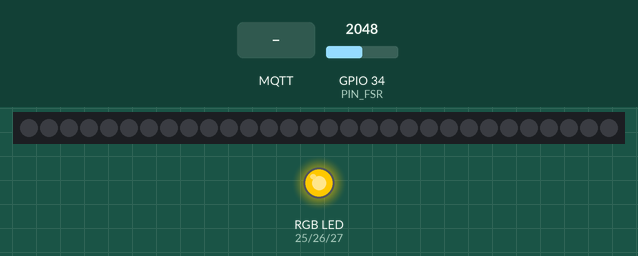
Bench run of a sketch on a simulated ESP32. On the bench: 30 RGB LEDs in strip order, left to right, an RGB LED mixed from three pins (HIGH = lit). The inputs (shaded band) are chosen by the test bench; at power-on: GPIO 34 (PIN_FSR) = 2048. Dim RGB values are drawn brighter than linear; WiFi joins after 1.5 s; servers stay silent unless stated; no MQTT or app messages arrive unless stated.

Above: at 2.7 s.
2.8 s: GPIO 34 (PIN_FSR) set to 1960
At 2.96 s:
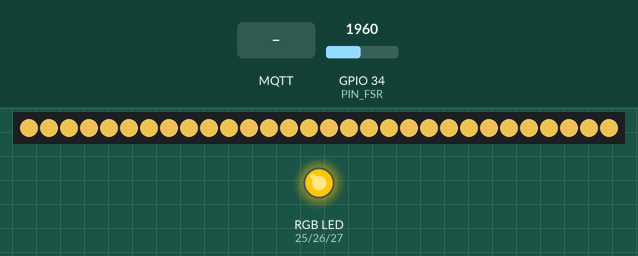
4.6 s: MQTT message "0" arrives on the first subscribed topic
At 5.6 s:
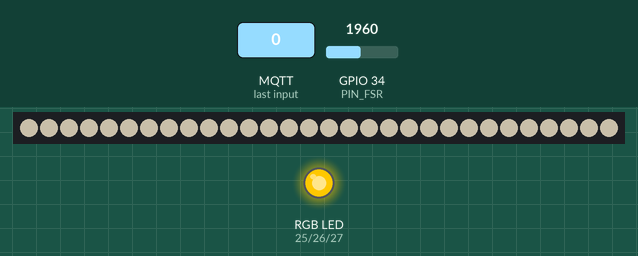
Timing chart, 0 to 7.6 s (numbered marks = the images above; inputs shaded):
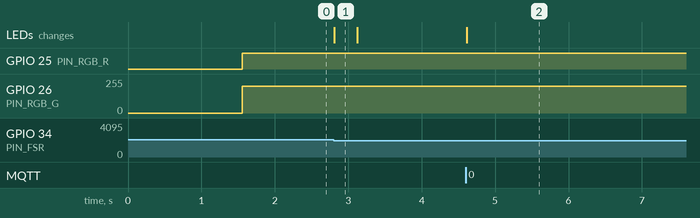

The sketch:

wingedhorse_lamp.ino
```cpp
/*
 * WingedHorse 飞马心情灯 — ESP32 固件
 *
 * 职责：
 *   - 连 WiFi，连 MQTT，订阅 devices/{DEVICE_ID}/effect
 *   - 收到灯效 → 驱动 WS2812B 灯带（主心情灯）
 *   - RGB 三色 LED 作状态点（连接中/在线/离线）
 *   - FSR 压力：短按=确认/切换休养，长按=上报进入休养
 *   - DHT22 温湿度、MAX30102 心率 → 只上传派生标签（不上传原始数值）
 *
 * 依赖（Arduino Library Manager 安装）：
 *   PubSubClient (Nick O'Leary)
 *   ArduinoJson (Benoit Blanchon)
 *   FastLED (Daniel Garcia)
 *   DHT sensor library (Adafruit)
 *   SparkFun MAX3010x Sensor Library（可选，ENABLE_HEART=1 时才需要）
 *
 * 硬件接线（见 hardware/esp32/README.md）
 */

#include <Arduino.h>
#include <WiFi.h>
#include <PubSubClient.h>
#include <ArduinoJson.h>
#include <FastLED.h>

#if ENABLE_DHT
#include <DHT.h>
#endif
#if ENABLE_HEART
#include "MAX30105.h"
#endif

// ==================== 配置（烧录前填写） ====================
const char *WIFI_SSID = "你的WiFi名称";
const char *WIFI_PASS = "你的WiFi密码";

const char *MQTT_HOST = "43.140.245.191";
const uint16_t MQTT_PORT = 1883;
const char *MQTT_USER = "wingedhorse";
const char *MQTT_PASS = "设备专用密码";   // broker 里为每个设备单独建的用户名/密码
const char *DEVICE_ID = "lamp-001";        // 与服务器配对一致

#define ENABLE_DHT 0      // 有 DHT22 时置 1
#define ENABLE_HEART 0    // 有 MAX30102 时置 1
// ============================================================

// ==================== 引脚 ====================
#define PIN_LED_STRIP 18
#define NUM_LEDS 30
#define PIN_RGB_R 25
#define PIN_RGB_G 26
#define PIN_RGB_B 27
#define PIN_FSR 34
#if ENABLE_DHT
#define PIN_DHT 4
#define DHT_TYPE DHT22
#endif

// ==================== 全局状态 ====================
CRGB leds[NUM_LEDS];

enum class Animation { OFF, STEADY, BREATHE, FLOW, RAINBOW };
struct Effect {
  Animation animation = Animation::OFF;
  uint8_t brightness = 0;  // 0-255
  CRGB color = CRGB::Black;
};
Effect currentEffect;
bool restMode = false;

uint32_t lastAnimAt = 0;
uint32_t lastTelemetryAt = 0;
const uint32_t TELEMETRY_INTERVAL_MS = 30000;

#if ENABLE_DHT
DHT dht(PIN_DHT, DHT_TYPE);
#endif
#if ENABLE_HEART
MAX30105 particleSensor;
#endif

WiFiClient wifiClient;
PubSubClient mqtt(wifiClient);

// ==================== 灯效渲染 ====================
CRGB parseColor(const char *hex) {
  long value = strtol(hex + 1, nullptr, 16);  // 跳过 '#'
  return CRGB((value >> 16) & 0xFF, (value >> 8) & 0xFF, value & 0xFF);
}

void fillSolidWithBrightness(CRGB color, uint8_t brightness) {
  color.nscale8_video(brightness);
  fill_solid(leds, NUM_LEDS, color);
  FastLED.show();
}

void renderAnimation() {
  uint32_t now = millis();
  uint8_t base = currentEffect.brightness;
  switch (currentEffect.animation) {
    case Animation::OFF:
      FastLED.clear();
      FastLED.show();
      break;
    case Animation::STEADY:
      fillSolidWithBrightness(currentEffect.color, base);
      break;
    case Animation::BREATHE: {
      float t = (now % 4000UL) / 4000.0f;
      float factor = 0.45f + 0.55f * (0.5f + 0.5f * sinf(t * 2.0f * PI));
      fillSolidWithBrightness(currentEffect.color, (uint8_t)(base * factor));
      break;
    }
    case Animation::FLOW: {
      // 缓慢流动：整体亮度做正弦偏移，不闪不吓人
      float t = (now % 6000UL) / 6000.0f;
      uint8_t offset = (uint8_t)(40 * sinf(t * 2.0f * PI));
      fillSolidWithBrightness(currentEffect.color, constrain(base + offset, 0, 255));
      break;
    }
    case Animation::RAINBOW: {
      // 活泼但克制的多彩渐变
      uint8_t hue = (now / 40) % 255;
      fill_rainbow(leds, NUM_LEDS, hue, 7);
      FastLED.setBrightness(constrain(base, 10, 200));
      FastLED.show();
      break;
    }
  }
}

void setStatusLed(uint8_t r, uint8_t g, uint8_t b) {
  analogWrite(PIN_RGB_R, r);
  analogWrite(PIN_RGB_G, g);
  analogWrite(PIN_RGB_B, b);
}

void updateStatusLed() {
  if (!WiFi.isConnected()) { setStatusLed(0, 0, 0); return; }
  if (!mqtt.connected()) { setStatusLed(0, 0, 255); return; }  // 蓝=连 MQTT 中
  setStatusLed(255, 200, 0);                                    // 金=在线
}

// ==================== MQTT 回调 ====================
void onEffectReceived(char *topic, byte *payload, unsigned int length) {
  StaticJsonDocument<512> doc;
  DeserializationError err = deserializeJson(doc, payload, length);
  if (err) return;

  const char *anim = doc["effect"]["animation"] | "steady";
  const char *colorHex = doc["effect"]["color"] | "#FFF3D6";
  int brightnessPct = doc["effect"]["brightness"] | 40;

  if (strcmp(anim, "off") == 0) currentEffect.animation = Animation::OFF;
  else if (strcmp(anim, "breathe") == 0) currentEffect.animation = Animation::BREATHE;
  else if (strcmp(anim, "flow") == 0) currentEffect.animation = Animation::FLOW;
  else if (strcmp(anim, "rainbow") == 0) currentEffect.animation = Animation::RAINBOW;
  else currentEffect.animation = Animation::STEADY;

  currentEffect.color = parseColor(colorHex);
  currentEffect.brightness = (uint8_t)(brightnessPct * 255 / 100);
  lastAnimAt = millis();
}

// ==================== 遥测（只上传派生标签） ====================
void publishTelemetry() {
  StaticJsonDocument<256> doc;
  doc["deviceId"] = DEVICE_ID;
  doc["online"] = true;

#if ENABLE_DHT
  float t = dht.readTemperature();
  float h = dht.readHumidity();
  if (!isnan(t) && !isnan(h)) {
    JsonObject env = doc.createNestedObject("env");
    env["temperatureC"] = (int)t;
    env["humidityPct"] = (int)h;
  }
#endif

#if ENABLE_HEART
  // 粗糙趋势：用 IR 信号短窗口的变异性近似（趣味参考，非医疗）
  uint16_t samples[16];
  for (int i = 0; i < 16; i++) samples[i] = particleSensor.getIR();
  long sum = 0, sq = 0;
  for (int i = 0; i < 16; i++) { sum += samples[i]; sq += (long)samples[i] * samples[i]; }
  long var = sq / 16 - (sum / 16) * (sum / 16);
  const char *trend = var > 4000 ? "elevated" : (var > 1200 ? "active" : "calm");
  doc["heartTrend"] = trend;
#endif

  char buffer[256];
  size_t n = serializeJson(doc, buffer);
  String topic = String("devices/") + DEVICE_ID + "/telemetry";
  mqtt.publish(topic.c_str(), buffer, n);
}

void publishInteraction(const char *kind) {
  StaticJsonDocument<128> doc;
  doc["deviceId"] = DEVICE_ID;
  doc["interaction"] = kind;
  char buffer[128];
  size_t n = serializeJson(doc, buffer);
  String topic = String("devices/") + DEVICE_ID + "/telemetry";
  mqtt.publish(topic.c_str(), buffer, n);
}

// ==================== FSR 压力：短按/长按 ====================
bool fsrPressed() { return analogRead(PIN_FSR) > 2000; }

void handlePress() {
  uint32_t start = millis();
  while (fsrPressed()) {
    if (millis() - start > 3000) {  // 长按 3s
      restMode = !restMode;
      publishInteraction(restMode ? "rest_on" : "rest_off");
      if (restMode) {
        currentEffect = {Animation::BREATHE, 40, CRGB(255, 246, 232)};
      }
      while (fsrPressed()) delay(20);  // 等松手
      return;
    }
    delay(20);
  }
  // 短按：确认（这里只做一次短暂脉冲 + 上报）
  publishInteraction("tap");
  fillSolidWithBrightness(CRGB(255, 208, 87), 200);
  delay(300);
}

// ==================== 连接 ====================
void connectWiFi() {
  WiFi.begin(WIFI_SSID, WIFI_PASS);
  uint32_t start = millis();
  while (WiFi.status() != WL_CONNECTED && millis() - start < 15000) delay(300);
}

void connectMqtt() {
  String topic = String("devices/") + DEVICE_ID + "/effect";
  mqtt.setServer(MQTT_HOST, MQTT_PORT);
  mqtt.setCallback(onEffectReceived);
  mqtt.connect(DEVICE_ID, MQTT_USER, MQTT_PASS);
  mqtt.subscribe(topic.c_str());
}

// ==================== setup / loop ====================
void setup() {
  Serial.begin(115200);
  FastLED.addLeds<WS2812B, PIN_LED_STRIP, GRB>(leds, NUM_LEDS);
  FastLED.clear();
  FastLED.show();

  pinMode(PIN_RGB_R, OUTPUT);
  pinMode(PIN_RGB_G, OUTPUT);
  pinMode(PIN_RGB_B, OUTPUT);
  pinMode(PIN_FSR, INPUT);

#if ENABLE_DHT
  dht.begin();
#endif
#if ENABLE_HEART
  if (!particleSensor.begin(Wire, I2C_SPEED_STANDARD)) {
    Serial.println("MAX30102 未找到，继续以无心率模式运行");
  } else {
    particleSensor.setup();
  }
#endif

  connectWiFi();
  connectMqtt();
}

void loop() {
  if (!WiFi.isConnected()) connectWiFi();
  if (WiFi.isConnected() && !mqtt.connected()) connectMqtt();
  mqtt.loop();

  renderAnimation();
  updateStatusLed();

  if (fsrPressed()) handlePress();

  uint32_t now = millis();
  if (mqtt.connected() && now - lastTelemetryAt > TELEMETRY_INTERVAL_MS) {
    lastTelemetryAt = now;
    publishTelemetry();
  }

  delay(10);
}
```

Measured:
- after the input at 2.8 s, the LEDs: change at once (image 1)
- after the input at 4.6 s, the LEDs: change at once (image 2)
